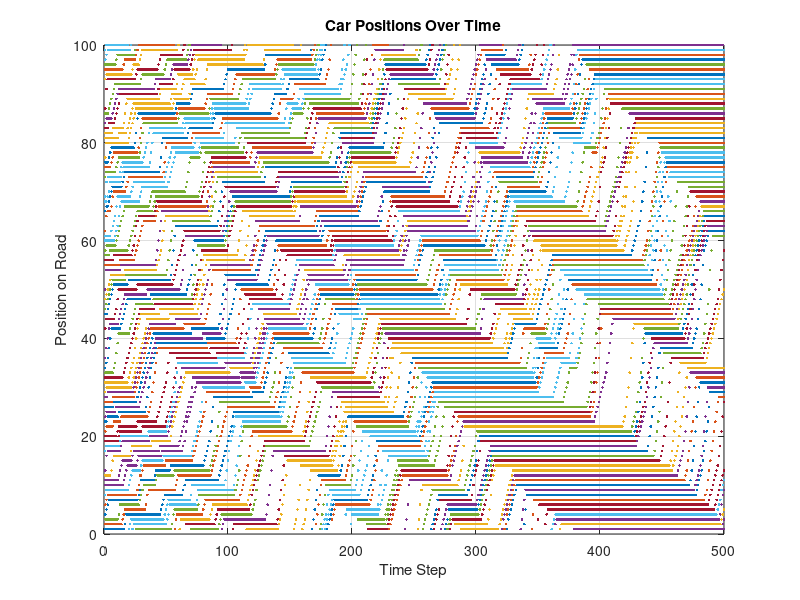
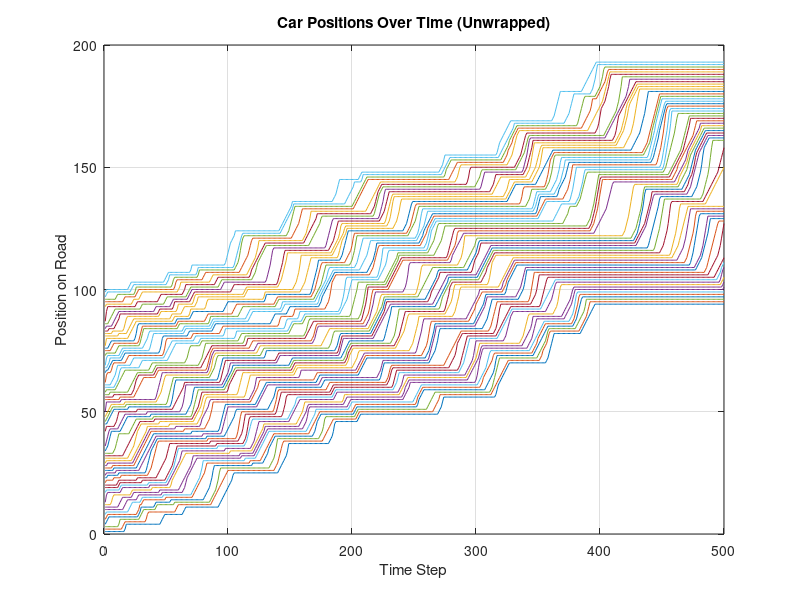

MATLAB code for these plots, in order: (Note: this script raises an error after producing the figures.)
%% Simulation Inputs
clear all; 
close all;

% number of cars in traffic simulation
N = 55;

% number of cells
L = 100;

% number of iterations to run the simulation
T = 500;

% maximum velocity
vmax = 5;

% randomization of deceleration
R = 0.75;

a = 1;

%% Set up Simulation

% vector to track current location
% initialize to random location on the road
x = zeros(T,N);
x(1,:) = randperm(L, N);

% vector to track current velocity
% start all cars at a random velocity
v(1,:) = randi(vmax, 1, N);


%% Run Simulation

for t = 1:T-1 %iterate over all time steps
    for n = 1:N %iterate over all cars

        x_curr = x(t,n);

        v_curr = v(t, n);
        v_next = v(t, n);

        % S1: Acceleration
        if v_curr < vmax
            v_next = v_next + 1;
        end

        % S2: Randomization
        if rand < R
            v_next = v_next - 1;
        end

        % S3: Deceleration
        all_cars_x = x(t,:);
        all_cars_v = v(t,:);
        
        % find next closest vehicle's current location and velocity
        [sorted_A, sort_idx] = sort(all_cars_x);
        sort_idx = [sort_idx, sort_idx]; %duplicate array to handle roll over
        next_closest_ix = sort_idx((find(n == sort_idx,1) + 1));
        xp = all_cars_x(next_closest_ix);
        vp = all_cars_v(next_closest_ix);

        % update velocity (slow down if too close to next vehicle)
        if x_curr < xp
             d = xp - x_curr - 1; % distance to next closest vehicle
        else
            d = (L+xp) - x_curr - 1;
        end
        v_next = min(v_next, round( d + (1-a)*vp ) );


        % S4: Vehicle Movement
        x(t+1, n) = mod(x_curr + v_next - 1, L) + 1;
        % x(t+1, n) = x_curr + v_next;

        % update current velocity
        v(t+1, n) = v_next;
    end

end



%% Plot results
figure(); 

% unwrap relative to L for plotting purpose
period = L;
scale_factor = period / (2 * pi);
x_scaled = x / scale_factor;
unwrapped_scaled = unwrap(x_scaled);
x_unwrapped = unwrapped_scaled * scale_factor;

% x location wrapped
figure(); 
plot(1:T, x, '.');
xlabel('Time Step');
ylabel('Position on Road');
title('Car Positions Over Time');
grid on;

% x location unwrapped
figure(); 
plot(1:T, x_unwrapped);
xlabel('Time Step');
ylabel('Position on Road');
title('Car Positions Over Time (Unwrapped)');
grid on;

% unit circle plotting
% figure();
% xlabel('Time Step');
% ylabel('Position on Road');
% title('Car Positions Over Time (On A Ring)');
% grid on;
% 
% x_plot = cos(x_scaled);
% y_plot = sin(x_scaled);
% colors = lines(N);
% for ix = 1:T
%     scatter(x_plot(ix,:), y_plot(ix,:), 36, colors, 'filled');
%     xlim([-1.1 1.1]); ylim([-1.1 1.1]); axis equal;
%     % plot(x_plot(ix,:), y_plot(ix,:), '.')
%     pause(0.01);
% end

v = VideoWriter('animation_alpha1.mp4', 'MPEG-4');
v.FrameRate = 30;
open(v);

figure();
xlabel('Time Step'); ylabel('Position on Road');
title('Car Positions Over Time (On A Ring)');
grid on; axis equal;

N = size(x, 2);
colors = lines(N);

x_plot = cos(x_scaled);
y_plot = sin(x_scaled);

for ix = 1:T
    cla;
    scatter(x_plot(ix,:), y_plot(ix,:), 36, colors, 'filled');
    xlim([-1.4 1.4]); ylim([-1.4 1.4]); axis equal;
    title('Car Positions Over Time On A Ring - Alpha = 1');
    grid on;
    drawnow;
    frame = getframe(gcf);
    writeVideo(v, frame);
end

close(v);
